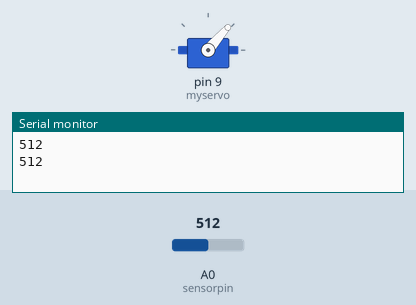
Simulated run of this sketch. Board: Arduino Uno, built with avr-gcc and run on an emulated ATmega328P. Shown: servo, the last lines printed to the serial monitor. The inputs (shaded band) are chosen by the test bench; at power-on: A0 (sensorpin) = 512.

Above: at 7.2 s.
7.3 s: A0 (sensorpin) set to 490
At 7.83 s:
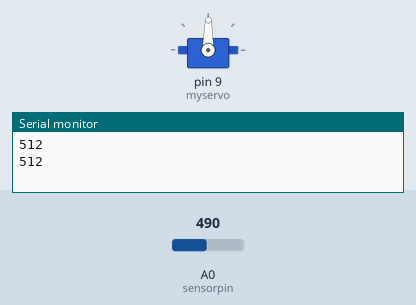
At 12.2 s:
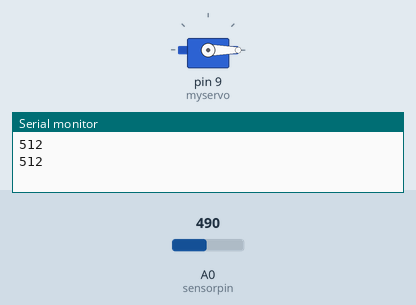
14.5 s: A0 (sensorpin) set to 510
21.7 s: A0 (sensorpin) set to 306
At 22.44 s:
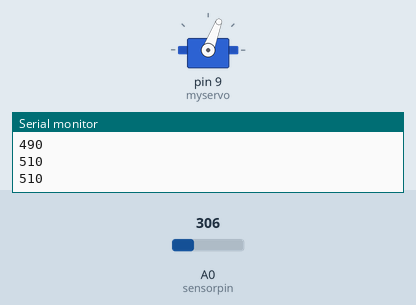
Timing chart, 0 to 28.3 s (numbered marks = the images above; inputs shaded):
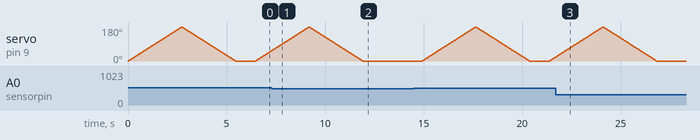

Measured:
- the behaviour switches between 501 and 500 on A0 (sensorpin) (found by bisection; images 0 and 1)
- after the input at 7.3 s, servo on pin 9 (myservo): goes on until 11.9 s, then stays 0°
- after the input at 21.7 s, servo on pin 9 (myservo): goes on until 26.8 s, then stays 0°

The sketch:

servo.ino.ino
```cpp
#include<Servo.h>
Servo myservo;
int pos=0;
int sensorpin=A0;
int sensorvalue=0;


void setup() {
  // put your setup code here, to run once:
  myservo.attach(9);
  Serial.begin(9600);
}

void loop() {
  // put your main code here, to run repeatedly:
   sensorvalue=analogRead(sensorpin);
   Serial.println(sensorvalue);
   if(sensorvalue>500)
   {
    for(pos=0;pos<=180;pos+=1)
    {
      myservo.write(pos);
      delay(15);

    }
    for(pos=180;pos>=0;pos--)
    {

      myservo.write(pos);
      delay(15);
    }

   }
   delay(1000);
}
```
